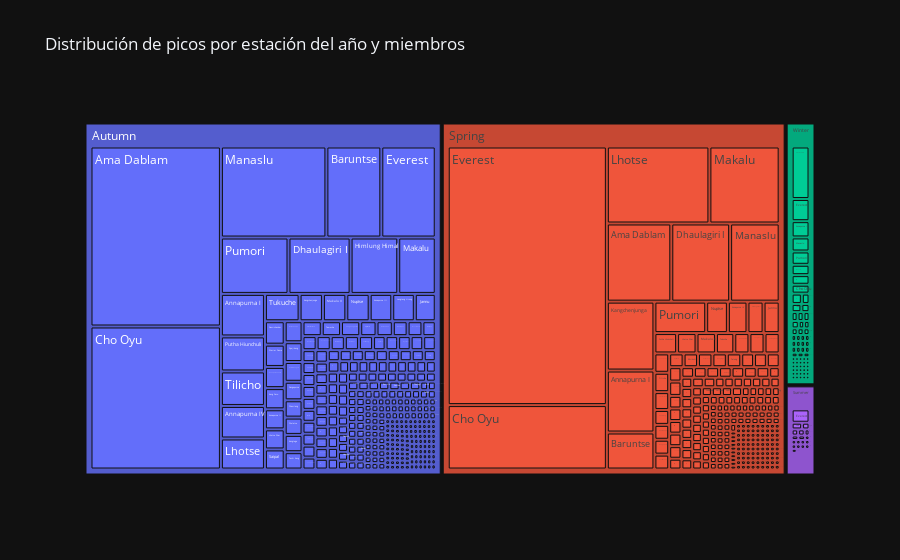

This figure's notebook cell:
### Markdown cell above
### Distribución de picos por estación del año y miembros

### Code cell
picos_por_temporada = expeditions.groupby(['season', 'peak_name']).size().reset_index(name='Cantidad de miembros') 

fig = px.treemap(picos_por_temporada, path=['season', 'peak_name'], values='Cantidad de miembros', title='Distribución de picos por estación del año y miembros', template="plotly_dark")

fig.show()

### Figure 1 — Plotly figure (JSON) as saved in the notebook; plotly's stock layout.template omitted (floating-point values rounded to 4 significant figures; data arrays with more than 128 entries replaced by an {"elided": "..."} marker saying what was removed)
{"data": [{"branchvalues": "total", "domain": {"x": [0, 1], "y": [0, 1]}, "hovertemplate": "labels=%{label}<br>Cantidad de miembros=%{value}<br>parent=%{parent}<br>id=%{id}<extra></extra>", "ids": {"elided": "716 str values"}, "labels": {"elided": "716 str values"}, "name": "", "parents": {"elided": "716 str values"}, "type": "treemap", "values": {"elided": "716 int values"}}], "layout": {"legend": {"tracegroupgap": 0}, "title": {"text": "Distribución de picos por estación del año y miembros"}}}
